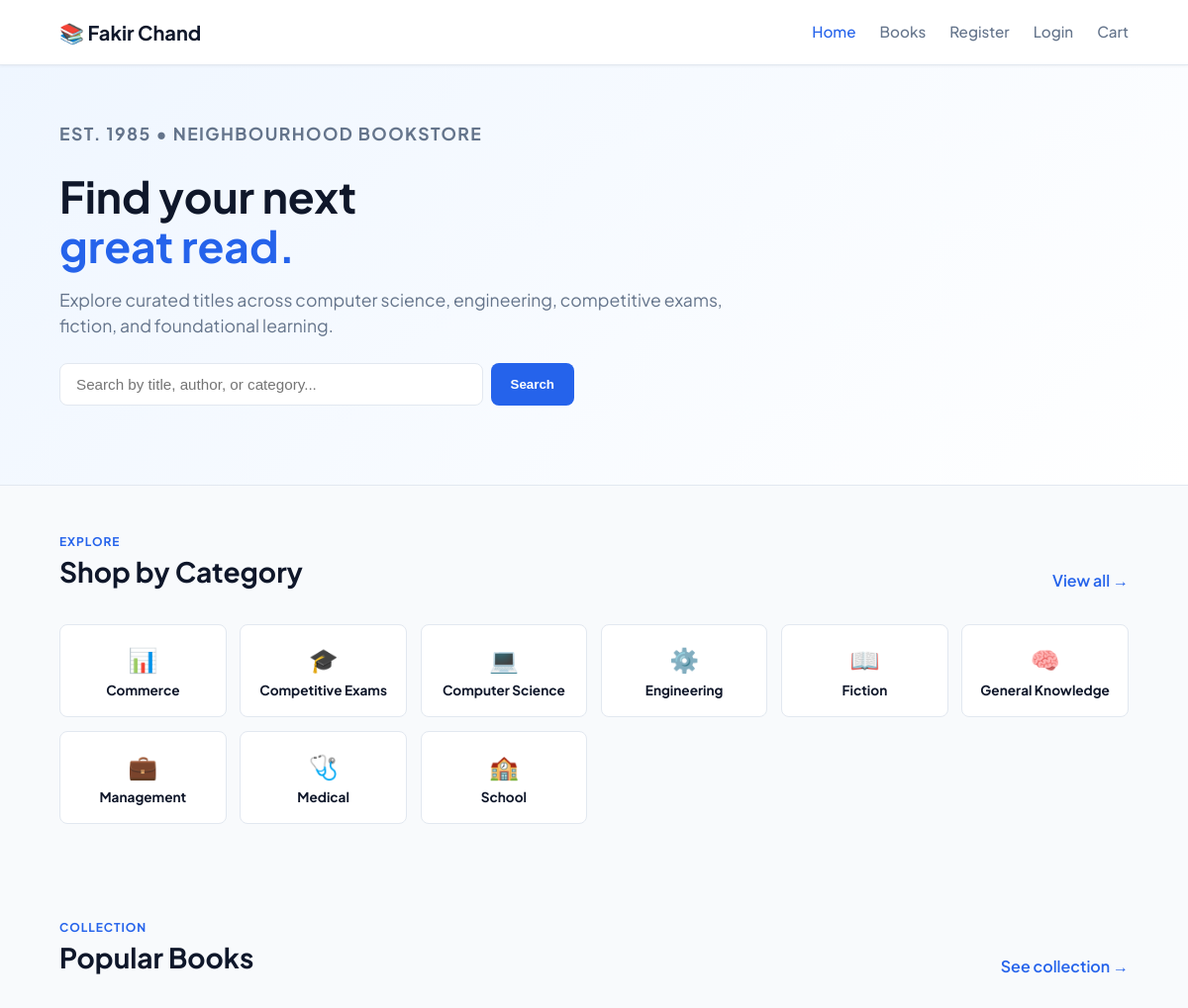
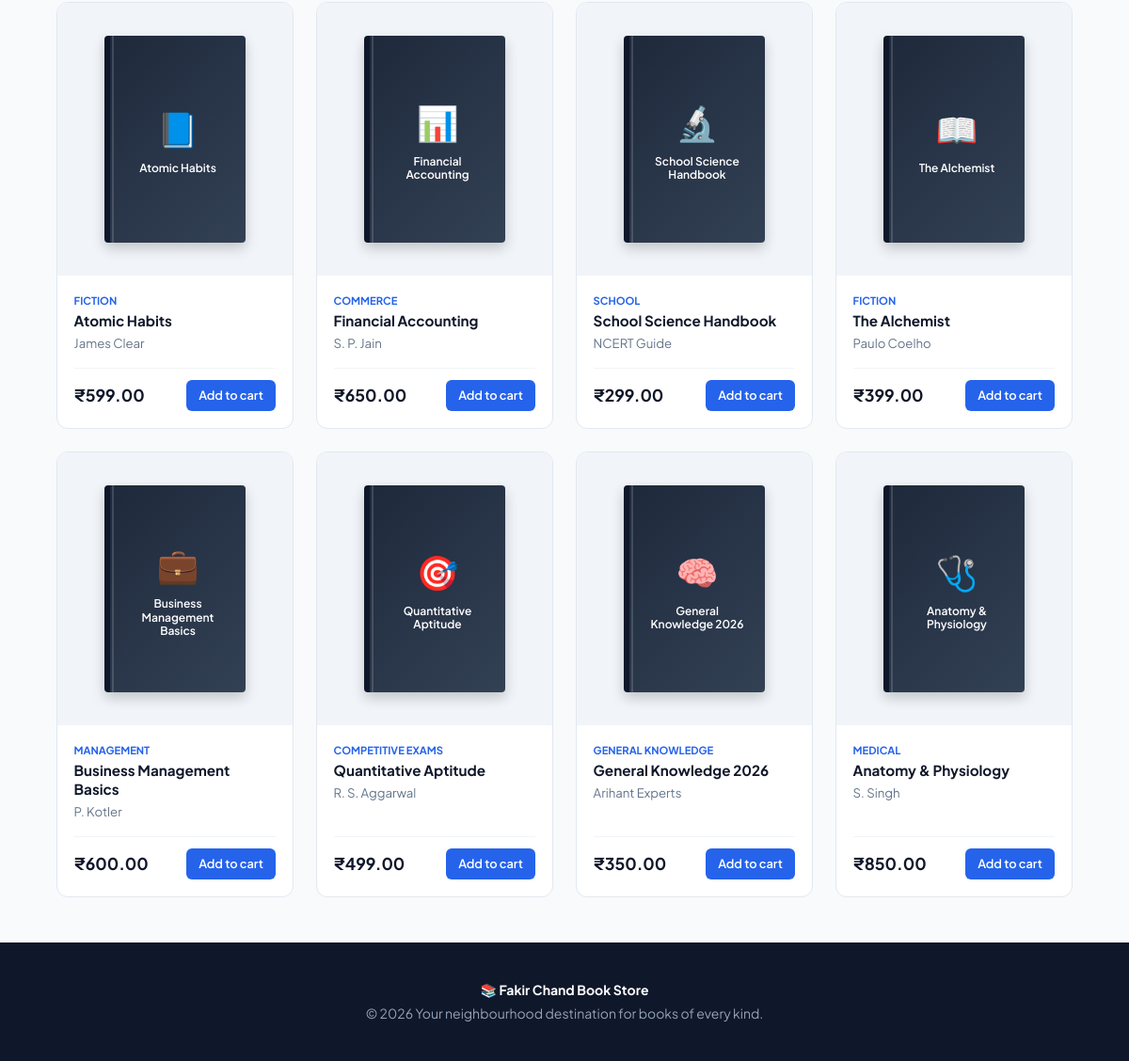
The page / on the database its author committed (2 pictures, top to bottom).
### tables this page shows
CREATE TABLE categories(id INT AUTO_INCREMENT PRIMARY KEY,name VARCHAR(100) NOT NULL,icon VARCHAR(10) NOT NULL);

CREATE TABLE books(id INT AUTO_INCREMENT PRIMARY KEY,title VARCHAR(200) NOT NULL,author VARCHAR(160) NOT NULL,category_id INT,price DECIMAL(10,2) NOT NULL,stock INT DEFAULT 0,emoji VARCHAR(10) DEFAULT '📕',description TEXT,FOREIGN KEY(category_id) REFERENCES categories(id) ON DELETE SET NULL);

### index.php (the view, shortened to what this page needs)
<?php
require_once "db.php";
$books = $conn->query("SELECT b.*, c.name AS category_name FROM books b LEFT JOIN categories c ON b.category_id=c.id ORDER BY b.id DESC LIMIT 8");
?>
<!DOCTYPE html>
<html lang="en">
<head>
  <link rel="stylesheet" href="css/style.css">
</head>
<body>
<header class="navbar">
  <a class="logo" href="index.php">📚 Fakir Chand</a>
  <nav>
    <a class="active" href="index.php">Home</a>
    <a href="books.php">Books</a>
    <a href="register.php">Register</a>
    <a href="login.php">Login</a>
    <a href="cart.php">Cart</a>
  </nav>
</header>
<section class="hero">
  <div class="hero-content">
    <p class="eyebrow">EST. 1985 • NEIGHBOURHOOD BOOKSTORE</p>
    <h1>Find your next<br><span>great read.</span></h1>
    <p>Explore curated titles across computer science, engineering, competitive exams, fiction, and foundational learning.</p>
    <form action="books.php" method="get" class="search">
      <input name="q" placeholder="Search by title, author, or category...">
      <button type="submit">Search</button>
    </form>
  </div>
</section>
<section class="section">
  <div class="section-head">
    <div>
      <p class="eyebrow">EXPLORE</p>
      <h2>Shop by Category</h2>
    </div>
    <a class="link-btn" href="books.php">View all →</a>
  </div>
  <div class="categories">
    <?php $cats=$conn->query("SELECT * FROM categories ORDER BY name"); while($c=$cats->fetch_assoc()): ?>
    <a class="category" href="books.php?category=<?= (int)$c['id'] ?>">
      <span class="cat-icon"><?= htmlspecialchars($c['icon']) ?></span>
      <b><?= htmlspecialchars($c['name']) ?></b>
    </a>
    <?php endwhile; ?>
  </div>
</section>
<section class="section">
  <div class="section-head">
    <div>
      <p class="eyebrow">COLLECTION</p>
      <h2>Popular Books</h2>
    </div>
    <a class="link-btn" href="books.php">See collection →</a>
  </div>
  <div class="grid">
    <?php while($b = $books->fetch_assoc()):
      $has_img = !empty($b['image_url']) && strpos($b['image_url'], 'http') === 0;
    ?>
    <article class="book-card">
      <div class="cover-wrapper">
        <?php if($has_img): ?>
          <img src="<?= htmlspecialchars($b['image_url']) ?>" alt="<?= htmlspecialchars($b['title']) ?>" loading="lazy" onerror="this.style.display='none'; this.nextElementSibling.style.display='flex';">
          <div class="svg-cover-fallback" style="display:none;">
            <div class="book-spine"></div>
            <span class="fallback-emoji"><?= htmlspecialchars($b['emoji'] ?? '📖') ?></span>
            <div class="fallback-title"><?= htmlspecialchars($b['title']) ?></div>
          </div>
        <?php else: ?>
          <div class="svg-cover-fallback">
            <div class="book-spine"></div>
            <span class="fallback-emoji"><?= htmlspecialchars($b['emoji'] ?? '📖') ?></span>
            <div class="fallback-title"><?= htmlspecialchars($b['title']) ?></div>
          </div>
        <?php endif; ?>
      </div>
      <div class="book-info">
        <small><?= htmlspecialchars($b['category_name'] ?? 'General') ?></small>
        <h3><?= htmlspecialchars($b['title']) ?></h3>
        <p><?= htmlspecialchars($b['author']) ?></p>
        <div class="card-footer">
          <strong>₹<?= number_format($b['price'], 2) ?></strong>
          <a class="mini-btn" href="cart.php?add=<?= (int)$b['id'] ?>">Add to cart</a>
        </div>
      </div>
    </article>
    <?php endwhile; ?>
  </div>
</section>
<footer>
  <b>📚 Fakir Chand Book Store</b>
  <p>© <?= date('Y') ?> Your neighbourhood destination for books of every kind.</p>
</footer>
</body>
</html>

### rows shown on the page
categories: icon "📊", name "Commerce"
categories: icon "🎓", name "Competitive Exams"
categories: icon "💻", name "Computer Science"
categories: icon "⚙️", name "Engineering"
categories: icon "📖", name "Fiction"
categories: icon "🧠", name "General Knowledge"
categories: icon "💼", name "Management"
categories: icon "🩺", name "Medical"
categories: icon "🏫", name "School"
books: emoji "📘", title "Atomic Habits", category.name "FICTION", author "James Clear", price "599.00"
books: emoji "📊", title "Financial Accounting", category.name "COMMERCE", author "S. P. Jain", price "650.00"
books: emoji "🔬", title "School Science Handbook", category.name "SCHOOL", author "NCERT Guide", price "299.00"
books: emoji "📖", title "The Alchemist", category.name "FICTION", author "Paulo Coelho", price "399.00"
books: emoji "💼", title "Business Management Basics", category.name "MANAGEMENT", author "P. Kotler", price "600.00"
books: emoji "🎯", title "Quantitative Aptitude", category.name "COMPETITIVE EXAMS", author "R. S. Aggarwal", price "499.00"
books: emoji "🧠", title "General Knowledge 2026", category.name "GENERAL KNOWLEDGE", author "Arihant Experts", price "350.00"
books: emoji "🩺", title "Anatomy & Physiology", category.name "MEDICAL", author "S. Singh", price "850.00"
